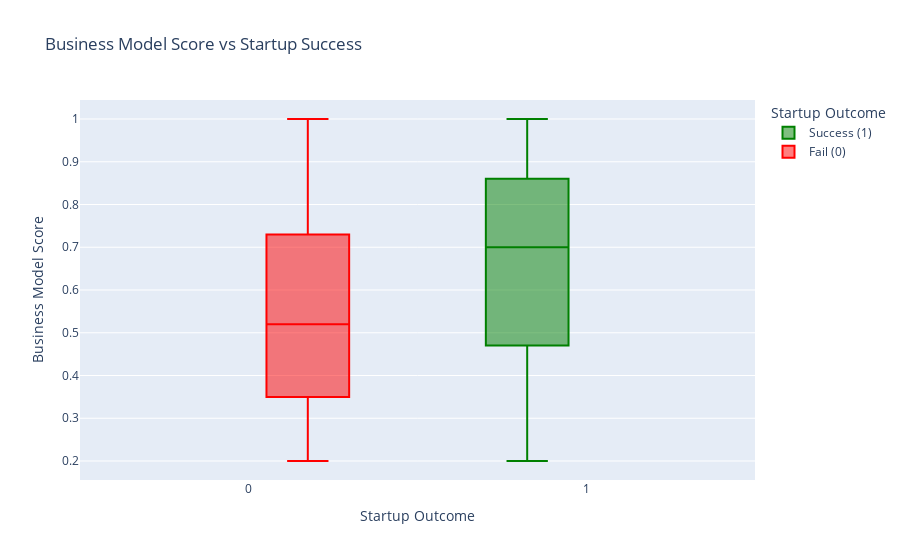

Source (notebook cell):
### Markdown cell above
>**Summary:**  
>1. The box plot compares the average team experience between successful and failed startups.
>2. Successful startups (green) have a slightly higher mean team experience of 2.31 years, compared to 2.24 years for failed startups (red).
>3. The median experience for successful startups is 2.34 years, while for failed ones it is 2.25 years.
>4. Both groups show similar variability (standard deviation ≈ 1.0), indicating that experience levels vary widely across teams regardless of outcome.

> While the difference is modest, the trend suggests that teams with slightly higher average experience tend to achieve better startup outcomes. Experienced teams may be more adept at strategic decision-making and handling startup challenges effectively.

### Code cell
# Summary statistics of Business Model Score by success/failure
business_model_score_stat = df.groupby('success_label')['business_model_score'].describe()
print(business_model_score_stat)

fig4 = px.box(df, x='success_label', y='business_model_score',
              title='Business Model Score vs Startup Success',
              labels={'success_label': 'Startup Outcome', 'business_model_score': 'Business Model Score'},
              color='success_label', 
              color_discrete_map={0: 'red', 1: 'green'},
              boxmode='group')  
fig4.for_each_trace(lambda t: t.update(
    name='Success (1)' if t.name == '1' else 'Fail (0)',
    legendgroup='Success (1)' if t.name == '1' else 'Fail (0)'
))
fig4.show()

### Figure 1 — Plotly figure (JSON) as saved in the notebook; plotly's stock layout.template omitted (floating-point values rounded to 4 significant figures; data arrays with more than 128 entries replaced by an {"elided": "..."} marker saying what was removed)
{"data": [{"alignmentgroup": "True", "hovertemplate": "Startup Outcome=%{x}<br>Business Model Score=%{y}<extra></extra>", "legendgroup": "Success (1)", "marker": {"color": "green"}, "name": "Success (1)", "notched": false, "offsetgroup": "1", "orientation": "v", "showlegend": true, "type": "box", "x": {"elided": "881 int values"}, "x0": " ", "xaxis": "x", "y": {"elided": "881 float values"}, "y0": " ", "yaxis": "y"}, {"alignmentgroup": "True", "hovertemplate": "Startup Outcome=%{x}<br>Business Model Score=%{y}<extra></extra>", "legendgroup": "Fail (0)", "marker": {"color": "red"}, "name": "Fail (0)", "notched": false, "offsetgroup": "0", "orientation": "v", "showlegend": true, "type": "box", "x": {"elided": "1219 int values"}, "x0": " ", "xaxis": "x", "y": {"elided": "1219 float values"}, "y0": " ", "yaxis": "y"}], "layout": {"boxmode": "group", "legend": {"title": {"text": "Startup Outcome"}, "tracegroupgap": 0}, "title": {"text": "Business Model Score vs Startup Success"}, "xaxis": {"anchor": "y", "categoryarray": [1, 0], "categoryorder": "array", "domain": [0, 1], "title": {"text": "Startup Outcome"}}, "yaxis": {"anchor": "x", "domain": [0, 1], "title": {"text": "Business Model Score"}}}}
